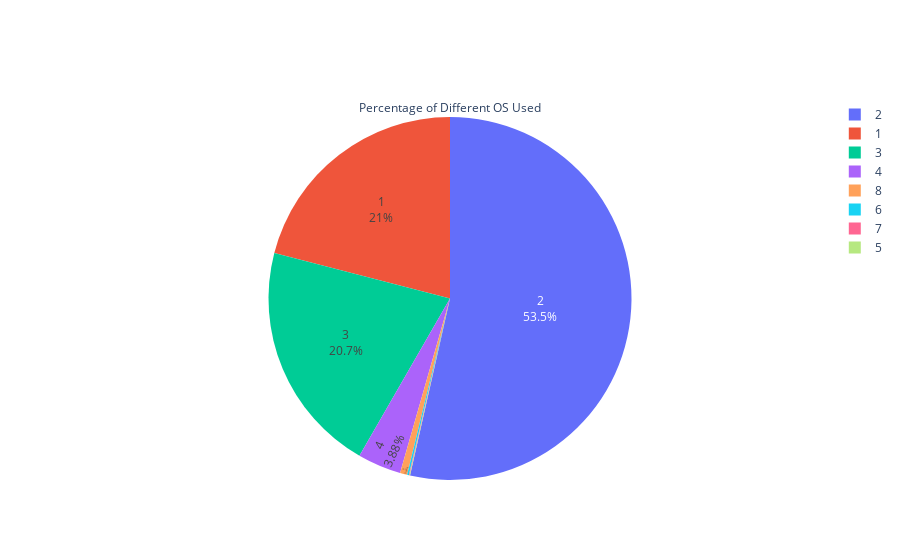

Write notebook code for a chart like this one.
### Code cell
a1=[2,1,3,4,8,6,7,5]
a2=[6601,2585,2555,478,79,19,7,6]
df['OperatingSystems'].value_counts()
import plotly.express as px
fig=go.Figure(data=[go.Pie(labels=a1,values=a2,title='Percentage of Different OS Used')])
fig.update_traces(textposition='inside',textinfo='percent+label')
fig.show()

### Figure 1 — Plotly figure (JSON) as saved in the notebook; plotly's stock layout.template omitted (floating-point values rounded to 4 significant figures)
{"data": [{"labels": [2, 1, 3, 4, 8, 6, 7, 5], "textinfo": "percent+label", "textposition": "inside", "title": {"text": "Percentage of Different OS Used"}, "type": "pie", "values": [6601, 2585, 2555, 478, 79, 19, 7, 6]}], "layout": {}}
